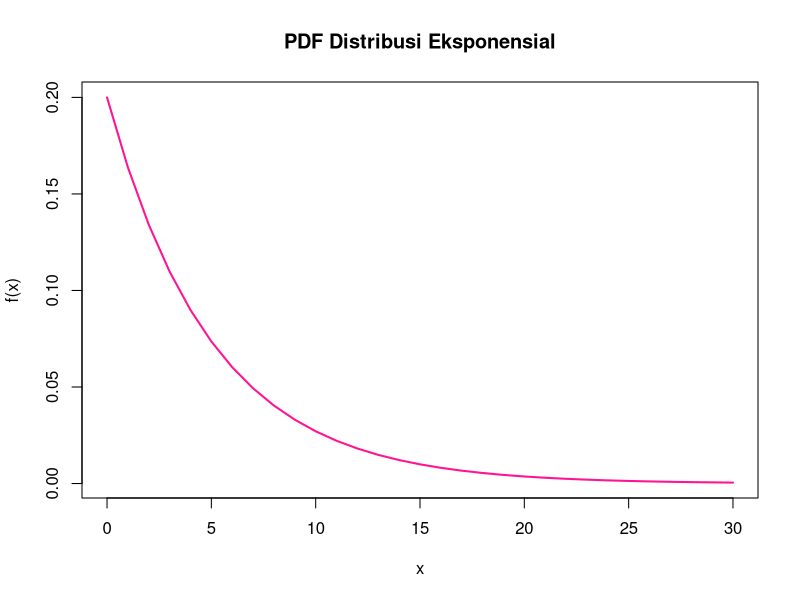
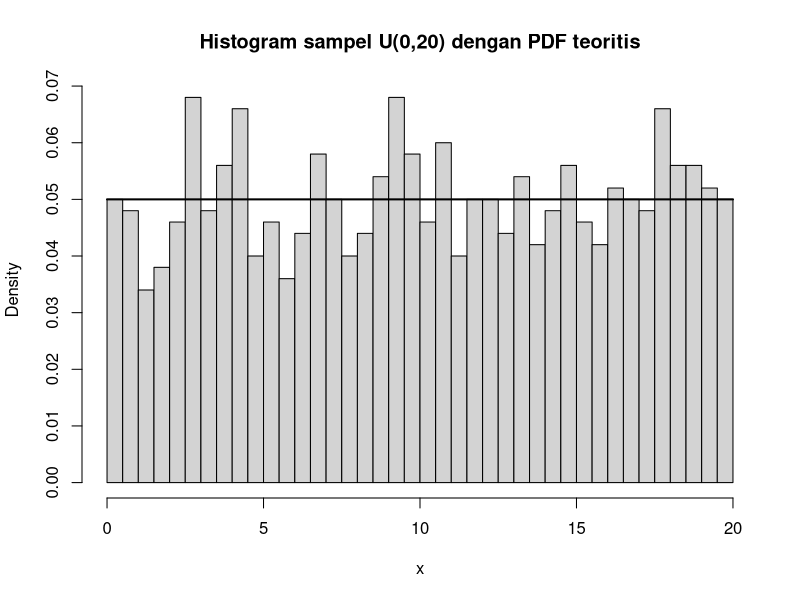
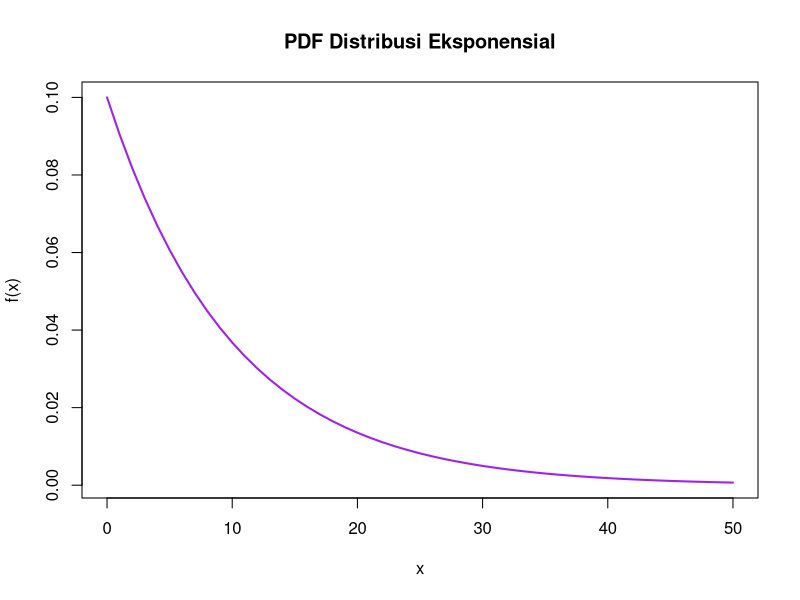
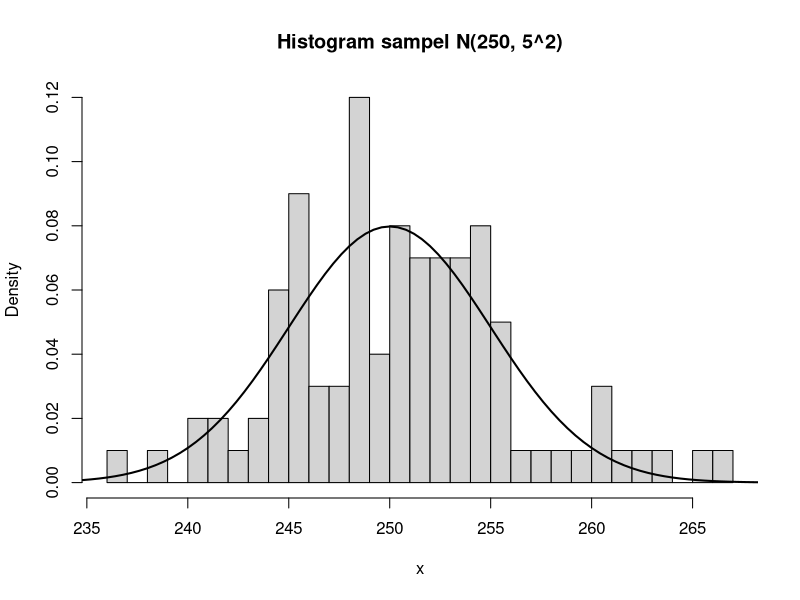

Generate these figures, in order, with R:
## Tugas Komputasi Statistika ~ Pertemuan 5
## Nama : Dwi Arta Pratiwi Silalahi
## NIM : 3338250003

## Soal 1 (Sebaran Eksponensial)
# Contoh: Eksponensial dengan lambda = 0.2
lambda <- 0.2

# Peluang P(X > 5)
pexp(5, rate = lambda, lower.tail = FALSE)

# Simulasi data
n <- 100
x <- rexp(n, rate = lambda)

# Statistik sampel
mean(x)
var(x)

# MLE untuk lambda
(lambda_hat <- n / sum(x))

# Plot PDF
x_dexp <- seq(0, 30, by = 1)
y_dexp <- dexp(x_dexp, rate = lambda)
plot(x_dexp, y_dexp, type="l", col="deeppink", lwd=2,
     main="PDF Distribusi Eksponensial",
     xlab="x", ylab="f(x)")

## Soal 2 (Sebaran Uniform Kontinu)
# Contoh: Uniform pada interval [0, 20]
set.seed(2025)
n <- 1000
a <- 0
b <- 20

# Generate sampel
x <- runif(n, min = a, max = b)

# Nilai density / CDF / quantile contoh
d_values <- dunif(c(0, 10, 20), min = a, max = b)
p_values <- punif(c(0, 10, 20), min = a, max = b)
q_values <- qunif(c(0.25, 0.5, 0.75), min = a, max = b)

# Plot: histogram sampel + overlay PDF teoritis
hist(x, breaks = 30, probability = TRUE,
     main = "Histogram sampel U(0,20) dengan PDF teoritis",
     xlab = "x")
curve(dunif(x, min = a, max = b), from = a, to = b,
      add = TRUE, lwd = 2)

# Menampilkan ringkasan
mean(x)
var(x)

# Varians teoritis
(b-a)^2 / 12

## Soal 3 (Sebaran Eksponensial)
# Contoh: Eksponensial dengan lambda = 0.1
lambda_true <- 0.1

# Peluang P(X < 5)
pexp(5, rate = lambda_true)

# Simulasi data
n <- 100
x <- rexp(n, rate = lambda_true)

# Statistik sampel
mean(x)
var(x)

# MLE untuk lambda
(lambda_hat <- n / sum(x))

# Plot PDF
x_dexp <- seq(0, 50, by = 1)
y_dexp <- dexp(x_dexp, rate = lambda_true)
plot(x_dexp, y_dexp, type="l", col="purple", lwd=2,
     main="PDF Distribusi Eksponensial",
     xlab="x", ylab="f(x)")

## Soal 4(Sebaran Normal (Gaussian))
# Contoh: Normal dengan mu = 250, sigma = 5
n <- 100
mu <- 250
sigma <- 5

# Proporsi produk underweight
pnorm(240, mean = mu, sd = sigma)

# Simulasi data
x <- rnorm(n, mean = mu, sd = sigma)

# Statistik sampel
(x_bar <- mean(x))
(mle_sigma2 <- mean((x - x_bar)^2))
(sd_sample <- sd(x))

# Plot: histogram + overlay PDF teoritis
hist(x, breaks = 30, probability = TRUE,
     main = "Histogram sampel N(250, 5^2)",
     xlab = "x")
curve(dnorm(x, mean = mu, sd = sigma),
      from = mu-4*sigma, to = mu+4*sigma,
      add = TRUE, lwd = 2)
